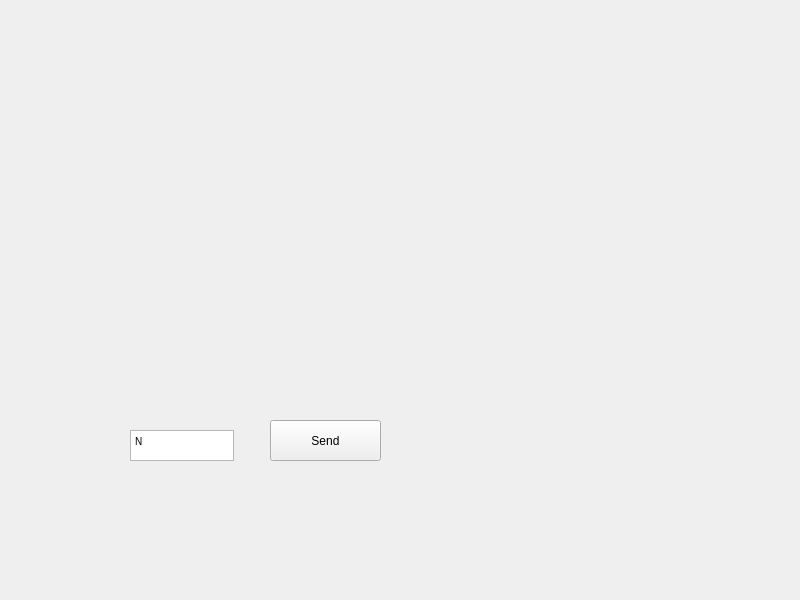
<?xml version="1.0" encoding="UTF-8"?>
<ui version="4.0">
 <class>MainWindow</class>
 <widget class="QMainWindow" name="MainWindow">
  <property name="geometry">
   <rect>
    <x>0</x>
    <y>0</y>
    <width>800</width>
    <height>600</height>
   </rect>
  </property>
  <property name="windowTitle">
   <string>MainWindow</string>
  </property>
  <widget class="QWidget" name="centralwidget">
   <widget class="QWidget" name="verticalLayoutWidget">
    <property name="geometry">
     <rect>
      <x>130</x>
      <y>30</y>
      <width>491</width>
      <height>351</height>
     </rect>
    </property>
    <layout class="QVBoxLayout" name="verticalLayout"/>
   </widget>
   <widget class="QTextEdit" name="textEdit">
    <property name="geometry">
     <rect>
      <x>130</x>
      <y>430</y>
      <width>104</width>
      <height>31</height>
     </rect>
    </property>
    <property name="html">
     <string>&lt;!DOCTYPE HTML PUBLIC &quot;-//W3C//DTD HTML 4.0//EN&quot; &quot;http://www.w3.org/TR/REC-html40/strict.dtd&quot;&gt;
&lt;html&gt;&lt;head&gt;&lt;meta name=&quot;qrichtext&quot; content=&quot;1&quot; /&gt;&lt;style type=&quot;text/css&quot;&gt;
p, li { white-space: pre-wrap; }
&lt;/style&gt;&lt;/head&gt;&lt;body style=&quot; font-family:'MS Shell Dlg 2'; font-size:7.8pt; font-weight:400; font-style:normal;&quot;&gt;
&lt;p style=&quot; margin-top:0px; margin-bottom:0px; margin-left:0px; margin-right:0px; -qt-block-indent:0; text-indent:0px;&quot;&gt;N&lt;/p&gt;&lt;/body&gt;&lt;/html&gt;</string>
    </property>
   </widget>
   <widget class="QPushButton" name="pushButton">
    <property name="geometry">
     <rect>
      <x>270</x>
      <y>420</y>
      <width>111</width>
      <height>41</height>
     </rect>
    </property>
    <property name="text">
     <string>Send</string>
    </property>
   </widget>
  </widget>
 </widget>
 <resources/>
 <connections/>
</ui>
